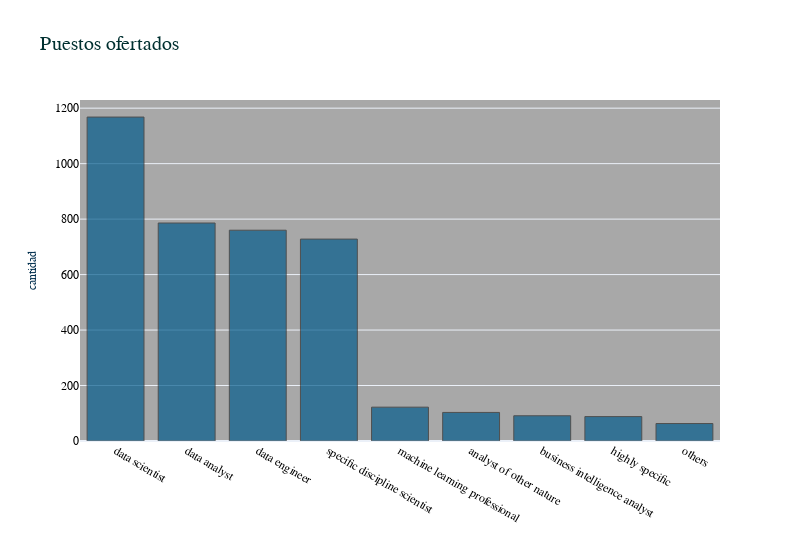

Notebook source saved alongside this figure:
### Code cell
my_bar_count(df,'job_title','Puestos ofertados','','cantidad')

### Figure 1 — Plotly figure (JSON) as saved in the notebook; plotly's stock layout.template omitted (floating-point values rounded to 4 significant figures)
{"data": [{"marker": {"color": "#045C8C", "line": {"color": "rgba(43, 43, 43, 1.0)", "width": 1}}, "name": "job_title", "opacity": 0.7, "orientation": "v", "text": "", "type": "bar", "x": ["data scientist", "data analyst", "data engineer", "specific discipline scientist", "machine learning professional", "analyst of other nature", "business intelligence analyst", "highly specific", "others"], "y": [1168, 786, 760, 728, 122, 103, 91, 88, 63]}], "layout": {"font": {"color": "black", "family": "Courier New, monospace"}, "plot_bgcolor": "rgb(168,168,168)", "title": {"font": {"color": "#003030", "family": "Arial", "size": 20}, "text": "Puestos ofertados"}, "width": 800, "xaxis": {"title": {"font": {"color": "#002e4d", "family": "Courier New, monospace", "size": 12}, "text": ""}}, "yaxis": {"title": {"font": {"color": "#002e4d", "family": "Courier New, monospace", "size": 12}, "text": "cantidad"}}}}
